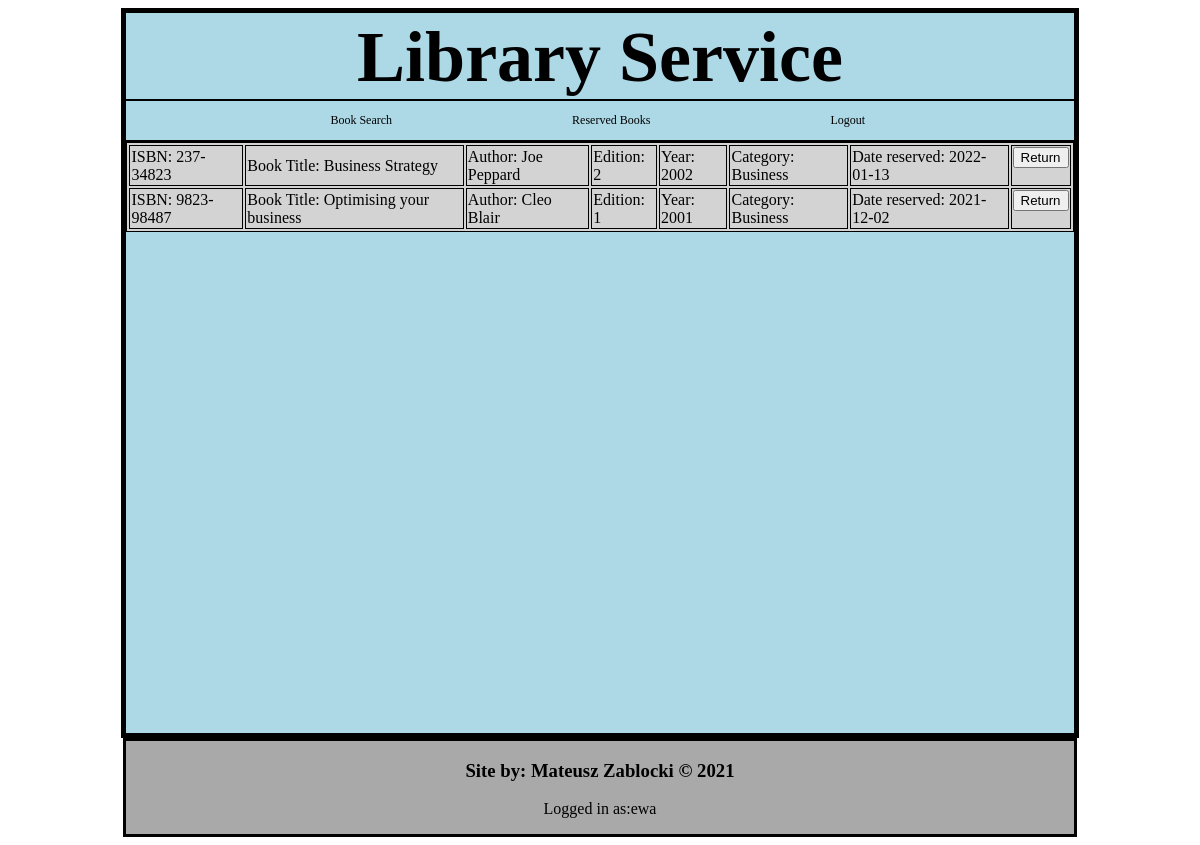
The page /reserved.php (signed in) on the database its author committed.
### tables this page shows
CREATE TABLE `books` (
  `ISBN` varchar(15) NOT NULL,
  `BookTitle` varchar(40) DEFAULT NULL,
  `Author` varchar(40) DEFAULT NULL,
  `Edition` int(2) DEFAULT NULL,
  `Year` int(4) DEFAULT NULL,
  `Category` int(4) UNSIGNED DEFAULT NULL,
  `Reserved` varchar(1) DEFAULT NULL
);

CREATE TABLE `category` (
  `CategoryID` int(4) UNSIGNED NOT NULL,
  `CategoryName` varchar(30) DEFAULT NULL
);

CREATE TABLE `reserved` (
  `ISBN` varchar(15) NOT NULL,
  `Username` varchar(15) NOT NULL,
  `ResDate` date NOT NULL
);

### reserved.php (the view, shortened to what this page needs)
<?php
include 'format.php';
?>
<?php
$search= "SELECT books.ISBN, books.BookTitle, books.Author, books.Edition, books.Year, category.CategoryName, reserved.ResDate FROM Books JOIN Category ON Books.Category = Category.CategoryID JOIN Reserved ON Books.ISBN = Reserved.ISBN WHERE Reserved = 'Y' AND Username = '".$_SESSION["uname"]."' LIMIT 5 OFFSET ".$_SESSION['page'].";";
$result = $conn->query($search);
if ($result->num_rows > 0) {
	echo "<table id='table'>";
	while($row = $result->fetch_assoc()){
		echo "<tr><td>";
		echo "ISBN: " . $row["ISBN"];
		echo "</td><td>";
		echo "Book Title: " . $row["BookTitle"];
		echo "</td><td>";
		echo "Author: " . $row["Author"];
		echo "</td><td>";
		echo "Edition: " . $row["Edition"];
		echo "</td><td>";
		echo "Year: " . $row["Year"];
		echo "</td><td>";
		echo "Category: " . $row["CategoryName"];
		echo "</td><td>";
		echo "Date reserved: " . $row["ResDate"];
		echo "</td><td>";
		echo '<form action="reserved.php" method="post">';
		echo '<input type="submit" value="Return">';
		echo '</form>';
		}
		echo "</td></tr>";
	}
	else{
		echo "<h3>You do not have any reservations</h3>";
	}
echo "</table>";
?>
<?php
	include 'bottom.php';
?>

### style.css (style rules this page uses)
body { background-color: white; }
#table, th, td { background-color: lightgrey; border: 1px solid black; }

### rows shown on the page
books: ISBN "237-34823", BookTitle "Business Strategy", Author "Joe Peppard", Edition "2", Year "2002", Category.CategoryName "Business", reserved.ResDate "2022-01-13"
books: ISBN "9823-98487", BookTitle "Optimising your business", Author "Cleo Blair", Edition "1", Year "2001", Category.CategoryName "Business", reserved.ResDate "2021-12-02"

### other values the page prints
$_SESSION["uname"] "ewa"
